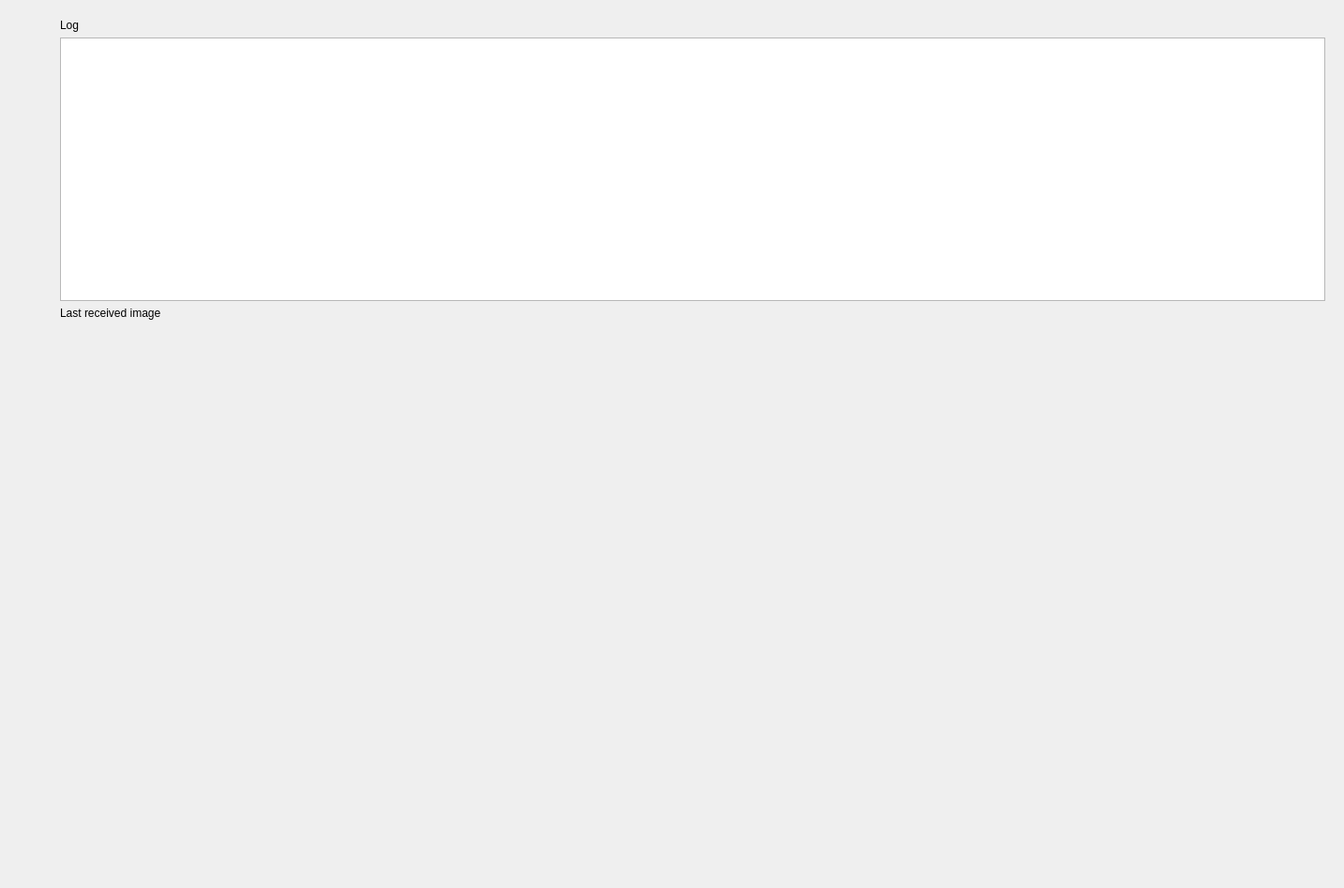
<?xml version="1.0" encoding="UTF-8"?>
<ui version="4.0">
 <class>main</class>
 <widget class="QWidget" name="main">
  <property name="geometry">
   <rect>
    <x>0</x>
    <y>0</y>
    <width>1433</width>
    <height>947</height>
   </rect>
  </property>
  <property name="maximumSize">
   <size>
    <width>1433</width>
    <height>947</height>
   </size>
  </property>
  <property name="windowTitle">
   <string>Arrowhead Tool - Gateway</string>
  </property>
  <layout class="QHBoxLayout" name="horizontalLayout">
   <item>
    <widget class="QFrame" name="frameLogos">
     <layout class="QVBoxLayout" name="verticalLayoutLogos">
      <item>
       <widget class="QLabel" name="lblLogoAHT">
        <property name="maximumSize">
         <size>
          <width>200</width>
          <height>200</height>
         </size>
        </property>
        <property name="text">
         <string/>
        </property>
        <property name="pixmap">
         <pixmap>arrowheadtools.png</pixmap>
        </property>
        <property name="scaledContents">
         <bool>true</bool>
        </property>
       </widget>
      </item>
      <item>
       <spacer name="verticalSpacer">
        <property name="orientation">
         <enum>Qt::Vertical</enum>
        </property>
        <property name="sizeHint" stdset="0">
         <size>
          <width>20</width>
          <height>40</height>
         </size>
        </property>
       </spacer>
      </item>
      <item>
       <widget class="QLabel" name="lblLogoUnimore">
        <property name="maximumSize">
         <size>
          <width>200</width>
          <height>200</height>
         </size>
        </property>
        <property name="text">
         <string/>
        </property>
        <property name="pixmap">
         <pixmap>Logo_B_Positivo_Colore.jpg</pixmap>
        </property>
        <property name="scaledContents">
         <bool>true</bool>
        </property>
       </widget>
      </item>
     </layout>
    </widget>
   </item>
   <item>
    <widget class="QFrame" name="frameMain">
     <layout class="QVBoxLayout" name="verticalLayoutMain">
      <item>
       <widget class="QLabel" name="lblTitle1">
        <property name="text">
         <string>Log</string>
        </property>
        <property name="textFormat">
         <enum>Qt::PlainText</enum>
        </property>
       </widget>
      </item>
      <item>
       <widget class="QPlainTextEdit" name="txtLog"/>
      </item>
      <item>
       <widget class="QLabel" name="lblTitle2">
        <property name="text">
         <string>Last received image</string>
        </property>
        <property name="textFormat">
         <enum>Qt::PlainText</enum>
        </property>
       </widget>
      </item>
      <item>
       <widget class="QLabel" name="lblImage">
        <property name="minimumSize">
         <size>
          <width>0</width>
          <height>300</height>
         </size>
        </property>
        <property name="text">
         <string/>
        </property>
       </widget>
      </item>
      <item>
       <spacer name="verticalSpacer_2">
        <property name="orientation">
         <enum>Qt::Vertical</enum>
        </property>
        <property name="sizeHint" stdset="0">
         <size>
          <width>20</width>
          <height>40</height>
         </size>
        </property>
       </spacer>
      </item>
     </layout>
    </widget>
   </item>
  </layout>
 </widget>
 <resources/>
 <connections/>
</ui>
